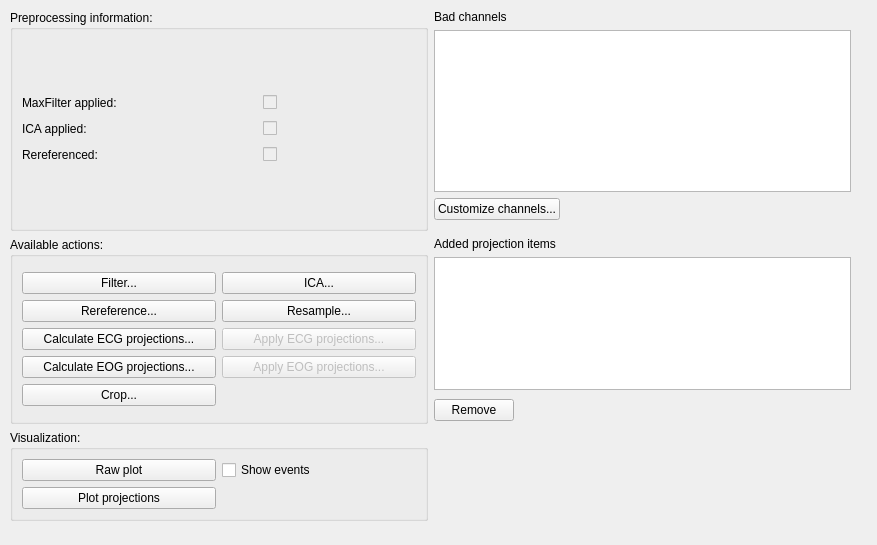
<?xml version="1.0" encoding="UTF-8"?>
<ui version="4.0">
 <class>mainWindowTabPreprocessing</class>
 <widget class="QWidget" name="mainWindowTabPreprocessing">
  <property name="geometry">
   <rect>
    <x>0</x>
    <y>0</y>
    <width>877</width>
    <height>545</height>
   </rect>
  </property>
  <property name="windowTitle">
   <string>Form</string>
  </property>
  <widget class="QWidget" name="gridLayoutWidget_3">
   <property name="geometry">
    <rect>
     <x>10</x>
     <y>10</y>
     <width>841</width>
     <height>511</height>
    </rect>
   </property>
   <layout class="QGridLayout" name="gridLayout_19">
    <item row="1" column="0">
     <widget class="QGroupBox" name="groupBoxAvailablePreprocessing">
      <property name="maximumSize">
       <size>
        <width>16777215</width>
        <height>16777215</height>
       </size>
      </property>
      <property name="title">
       <string>Available actions:</string>
      </property>
      <layout class="QGridLayout" name="gridLayout_13">
       <item row="0" column="0">
        <layout class="QHBoxLayout" name="horizontalLayout_18">
         <item>
          <layout class="QGridLayout" name="gridLayout_14">
           <item row="3" column="0">
            <widget class="QPushButton" name="pushButtonEOG">
             <property name="text">
              <string>Calculate EOG projections...</string>
             </property>
            </widget>
           </item>
           <item row="3" column="1">
            <widget class="QPushButton" name="pushButtonApplyEOG">
             <property name="enabled">
              <bool>false</bool>
             </property>
             <property name="text">
              <string>Apply EOG projections...</string>
             </property>
            </widget>
           </item>
           <item row="2" column="1">
            <widget class="QPushButton" name="pushButtonApplyECG">
             <property name="enabled">
              <bool>false</bool>
             </property>
             <property name="text">
              <string>Apply ECG projections...</string>
             </property>
            </widget>
           </item>
           <item row="2" column="0">
            <widget class="QPushButton" name="pushButtonECG">
             <property name="text">
              <string>Calculate ECG projections...</string>
             </property>
            </widget>
           </item>
           <item row="0" column="0">
            <widget class="QPushButton" name="pushButtonFilter">
             <property name="text">
              <string>Filter...</string>
             </property>
            </widget>
           </item>
           <item row="0" column="1">
            <widget class="QPushButton" name="pushButtonICA">
             <property name="text">
              <string>ICA...</string>
             </property>
            </widget>
           </item>
           <item row="1" column="1">
            <widget class="QPushButton" name="pushButtonResampling">
             <property name="text">
              <string>Resample...</string>
             </property>
            </widget>
           </item>
           <item row="1" column="0">
            <widget class="QPushButton" name="pushButtonRereferencing">
             <property name="text">
              <string>Rereference...</string>
             </property>
            </widget>
           </item>
           <item row="4" column="0">
            <widget class="QPushButton" name="pushButtonCrop">
             <property name="text">
              <string>Crop...</string>
             </property>
            </widget>
           </item>
          </layout>
         </item>
        </layout>
       </item>
      </layout>
     </widget>
    </item>
    <item row="0" column="0">
     <widget class="QGroupBox" name="groupBoxPreprocessingCheckBoxes">
      <property name="sizePolicy">
       <sizepolicy hsizetype="MinimumExpanding" vsizetype="Preferred">
        <horstretch>0</horstretch>
        <verstretch>0</verstretch>
       </sizepolicy>
      </property>
      <property name="minimumSize">
       <size>
        <width>60</width>
        <height>0</height>
       </size>
      </property>
      <property name="title">
       <string>Preprocessing information:</string>
      </property>
      <layout class="QGridLayout" name="gridLayout_18">
       <item row="0" column="0">
        <layout class="QGridLayout" name="gridLayout_6">
         <property name="sizeConstraint">
          <enum>QLayout::SetDefaultConstraint</enum>
         </property>
         <item row="2" column="0">
          <widget class="QLabel" name="labelRereferenced">
           <property name="text">
            <string>Rereferenced:</string>
           </property>
          </widget>
         </item>
         <item row="0" column="0">
          <widget class="QLabel" name="labelMaxFilter">
           <property name="text">
            <string>MaxFilter applied:</string>
           </property>
          </widget>
         </item>
         <item row="0" column="1">
          <layout class="QHBoxLayout" name="horizontalLayout_21">
           <item>
            <spacer name="horizontalSpacer_7">
             <property name="orientation">
              <enum>Qt::Horizontal</enum>
             </property>
             <property name="sizeHint" stdset="0">
              <size>
               <width>40</width>
               <height>20</height>
              </size>
             </property>
            </spacer>
           </item>
           <item>
            <widget class="QCheckBox" name="checkBoxMaxFilterApplied">
             <property name="enabled">
              <bool>false</bool>
             </property>
             <property name="focusPolicy">
              <enum>Qt::NoFocus</enum>
             </property>
             <property name="text">
              <string/>
             </property>
            </widget>
           </item>
           <item>
            <spacer name="horizontalSpacer_17">
             <property name="orientation">
              <enum>Qt::Horizontal</enum>
             </property>
             <property name="sizeHint" stdset="0">
              <size>
               <width>40</width>
               <height>20</height>
              </size>
             </property>
            </spacer>
           </item>
          </layout>
         </item>
         <item row="1" column="0">
          <widget class="QLabel" name="labelICAApplied">
           <property name="text">
            <string>ICA applied:</string>
           </property>
          </widget>
         </item>
         <item row="1" column="1">
          <layout class="QHBoxLayout" name="horizontalLayout_5">
           <item>
            <spacer name="horizontalSpacer">
             <property name="orientation">
              <enum>Qt::Horizontal</enum>
             </property>
             <property name="sizeHint" stdset="0">
              <size>
               <width>40</width>
               <height>20</height>
              </size>
             </property>
            </spacer>
           </item>
           <item>
            <widget class="QCheckBox" name="checkBoxICAApplied">
             <property name="enabled">
              <bool>false</bool>
             </property>
             <property name="text">
              <string/>
             </property>
            </widget>
           </item>
           <item>
            <spacer name="horizontalSpacer_5">
             <property name="orientation">
              <enum>Qt::Horizontal</enum>
             </property>
             <property name="sizeHint" stdset="0">
              <size>
               <width>40</width>
               <height>20</height>
              </size>
             </property>
            </spacer>
           </item>
          </layout>
         </item>
         <item row="2" column="1">
          <layout class="QHBoxLayout" name="horizontalLayout_6">
           <item>
            <spacer name="horizontalSpacer_4">
             <property name="orientation">
              <enum>Qt::Horizontal</enum>
             </property>
             <property name="sizeHint" stdset="0">
              <size>
               <width>40</width>
               <height>20</height>
              </size>
             </property>
            </spacer>
           </item>
           <item>
            <widget class="QCheckBox" name="checkBoxRereferenced">
             <property name="enabled">
              <bool>false</bool>
             </property>
             <property name="text">
              <string/>
             </property>
            </widget>
           </item>
           <item>
            <spacer name="horizontalSpacer_6">
             <property name="orientation">
              <enum>Qt::Horizontal</enum>
             </property>
             <property name="sizeHint" stdset="0">
              <size>
               <width>40</width>
               <height>20</height>
              </size>
             </property>
            </spacer>
           </item>
          </layout>
         </item>
        </layout>
       </item>
      </layout>
     </widget>
    </item>
    <item row="2" column="0">
     <widget class="QGroupBox" name="groupBoxVisualization">
      <property name="title">
       <string>Visualization:</string>
      </property>
      <layout class="QGridLayout" name="gridLayout_3">
       <item row="0" column="0">
        <layout class="QHBoxLayout" name="horizontalLayout_32">
         <item>
          <layout class="QGridLayout" name="gridLayout_16">
           <item row="0" column="1">
            <widget class="QCheckBox" name="checkBoxShowEvents">
             <property name="text">
              <string>Show events</string>
             </property>
            </widget>
           </item>
           <item row="0" column="0">
            <widget class="QPushButton" name="pushButtonRawPlot">
             <property name="text">
              <string>Raw plot</string>
             </property>
            </widget>
           </item>
           <item row="1" column="0">
            <widget class="QPushButton" name="pushButtonPlotProjections">
             <property name="text">
              <string>Plot projections</string>
             </property>
            </widget>
           </item>
          </layout>
         </item>
        </layout>
       </item>
      </layout>
     </widget>
    </item>
    <item row="0" column="1">
     <layout class="QVBoxLayout" name="verticalLayout_5">
      <item>
       <widget class="QLabel" name="labelBads">
        <property name="text">
         <string>Bad channels</string>
        </property>
       </widget>
      </item>
      <item>
       <widget class="QListWidget" name="listWidgetBads">
        <property name="enabled">
         <bool>true</bool>
        </property>
        <property name="editTriggers">
         <set>QAbstractItemView::NoEditTriggers</set>
        </property>
        <property name="sortingEnabled">
         <bool>true</bool>
        </property>
       </widget>
      </item>
      <item>
       <layout class="QHBoxLayout" name="horizontalLayout">
        <item>
         <widget class="QPushButton" name="pushButtonCustomChannels">
          <property name="text">
           <string>Customize channels...</string>
          </property>
         </widget>
        </item>
        <item>
         <spacer name="horizontalSpacer_2">
          <property name="orientation">
           <enum>Qt::Horizontal</enum>
          </property>
          <property name="sizeHint" stdset="0">
           <size>
            <width>40</width>
            <height>20</height>
           </size>
          </property>
         </spacer>
        </item>
       </layout>
      </item>
      <item>
       <spacer name="verticalSpacer">
        <property name="orientation">
         <enum>Qt::Vertical</enum>
        </property>
        <property name="sizeHint" stdset="0">
         <size>
          <width>20</width>
          <height>40</height>
         </size>
        </property>
       </spacer>
      </item>
     </layout>
    </item>
    <item row="1" column="1">
     <layout class="QVBoxLayout" name="verticalLayout_2">
      <item>
       <widget class="QLabel" name="labelProjs">
        <property name="text">
         <string>Added projection items</string>
        </property>
       </widget>
      </item>
      <item>
       <widget class="QListWidget" name="listWidgetProjs">
        <property name="enabled">
         <bool>true</bool>
        </property>
        <property name="sizePolicy">
         <sizepolicy hsizetype="Expanding" vsizetype="Expanding">
          <horstretch>0</horstretch>
          <verstretch>0</verstretch>
         </sizepolicy>
        </property>
        <property name="minimumSize">
         <size>
          <width>0</width>
          <height>0</height>
         </size>
        </property>
        <property name="editTriggers">
         <set>QAbstractItemView::DoubleClicked|QAbstractItemView::EditKeyPressed</set>
        </property>
        <property name="selectionMode">
         <enum>QAbstractItemView::ExtendedSelection</enum>
        </property>
        <property name="sortingEnabled">
         <bool>false</bool>
        </property>
       </widget>
      </item>
      <item>
       <layout class="QHBoxLayout" name="horizontalLayout_4">
        <item>
         <widget class="QPushButton" name="pushButtonRemoveProj">
          <property name="text">
           <string>Remove</string>
          </property>
         </widget>
        </item>
        <item>
         <spacer name="horizontalSpacer_3">
          <property name="orientation">
           <enum>Qt::Horizontal</enum>
          </property>
          <property name="sizeHint" stdset="0">
           <size>
            <width>78</width>
            <height>28</height>
           </size>
          </property>
         </spacer>
        </item>
       </layout>
      </item>
     </layout>
    </item>
   </layout>
  </widget>
 </widget>
 <resources/>
 <connections/>
</ui>
